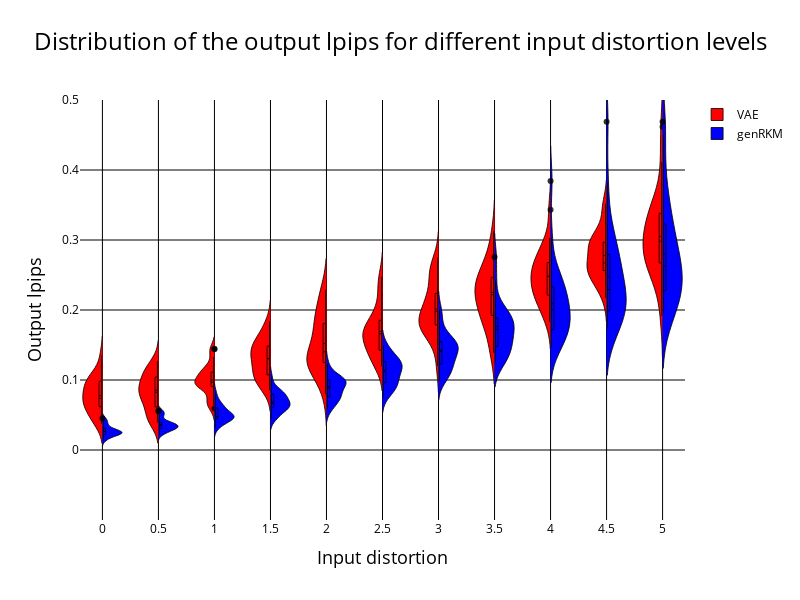

Write notebook code for a chart like this one.
### Code cell
traces = []

for i in range(len(reference_points)):

    # Create a trace for the holiday distribution
    trace1 = go.Violin(
        x=reference_matrix[i],
        y=Lists_close_lpips_VAE[i],
        name='VAE' if i == 0 else None,
        side='negative',
        box_visible=True,
        meanline_visible=True,
        #hovertemplate='Holiday<br>Noise Level: %{y.2f} dB(A)',
        #hoverlabel=dict(namelength=0),
        fillcolor='red',
        line=dict(color='rgba(0, 0, 0, 0.8)', width=1) ,
        showlegend=(i == 0) 
    )

    # Create a trace for the normal day distribution
    trace2 = go.Violin(
        x=reference_matrix[i], #to put the two graphs next to each other instead of separately
        y=Lists_close_lpips_genRKM[i],
        name='genRKM' if i == 0 else None,
        side='positive',
        box_visible=True,
        meanline_visible=True,
        #hovertemplate='Normal Day<br>Noise Level: %{y.2f} dB(A)',
        #hoverlabel=dict(namelength=0),
        fillcolor='blue',
        line=dict(color='rgba(0, 0, 0, 0.8)', width=1) ,
        showlegend=(i == 0)
    )

    traces.append(trace1)
    traces.append(trace2)

# Create the layout for the plot
layout_fig1 = go.Layout(
    title=dict(
        text='Distribution of the output lpips for different input distortion levels',
        x=0.5,
        xanchor='center',
        font=dict(color="black", size=24)
    ),
    title_font=dict(size=24, color="black"),  
    xaxis=dict(
        {'title': 'Input distortion'}, 
        #range = [-0.2, 3.2],
        range = [-0.2, 5.2],
        #ticktext = ["false",'Holiday - Normal day'],
        title_font=dict(color="black", size = 18),
        tickfont=dict(color='black'),
        showticklabels=True, 
        tickvals = reference_points, 
        ticktext = reference_points,
        gridcolor='black'),
    yaxis=dict(
        {'title': 'Output lpips'},
        title_font=dict(color="black", size = 18),
        tickfont=dict(color="black"),
        #showticklabels=False,
        range = [-0.1, 0.5],
        tickvals=[0, 0.1, 0.2, 0.3, 0.4, 0.5, 0.6],
        gridcolor='black',
        zeroline=True,  # Ensure the zeroline is shown
        zerolinecolor='black',  # Set the color of the zeroline to black
        zerolinewidth=1  # Set the width of the zeroline
        ),
    violingap=0,  # Set the gap between violins to 0 for overlapping
    plot_bgcolor='white',  
    paper_bgcolor='white',  
    legend = dict(font=dict(color='black'))
)

layout_fig1.update(width=800, height=600)

# Create the figure and add the traces
fig1 = go.Figure(data=traces, layout=layout_fig1)

# Show the plot
fig1.show()

### Figure 1 — Plotly figure (JSON) as saved in the notebook; plotly's stock layout.template omitted (floating-point values rounded to 4 significant figures)
{"data": [{"box": {"visible": true}, "fillcolor": "red", "line": {"color": "rgba(0, 0, 0, 0.8)", "width": 1}, "meanline": {"visible": true}, "name": "VAE", "showlegend": true, "side": "negative", "type": "violin", "x": [0, 0, 0, 0, 0, 0, 0, 0, 0, 0, 0, 0, 0, 0, 0, 0, 0, 0, 0, 0, 0, 0, 0, 0, 0], "y": [0.135, 0.06386, 0.0871, 0.04021, 0.07361, 0.09743, 0.0504, 0.1037, 0.0686, 0.08602, 0.1002, 0.06285, 0.07392, 0.08905, 0.03749, 0.08742, 0.05881, 0.08044, 0.06298, 0.05394, 0.104, 0.1023, 0.07239, 0.04056, 0.1134]}, {"box": {"visible": true}, "fillcolor": "blue", "line": {"color": "rgba(0, 0, 0, 0.8)", "width": 1}, "meanline": {"visible": true}, "name": "genRKM", "showlegend": true, "side": "positive", "type": "violin", "x": [0, 0, 0, 0, 0, 0, 0, 0, 0, 0, 0, 0, 0, 0, 0, 0, 0, 0, 0, 0, 0, 0, 0, 0, 0], "y": [0.03828, 0.02977, 0.03939, 0.01662, 0.02288, 0.02371, 0.0252, 0.03472, 0.02661, 0.02713, 0.04336, 0.03053, 0.02219, 0.02667, 0.01332, 0.02756, 0.02216, 0.02231, 0.0246, 0.01958, 0.04524, 0.03252, 0.02384, 0.01886, 0.02696]}, {"box": {"visible": true}, "fillcolor": "red", "line": {"color": "rgba(0, 0, 0, 0.8)", "width": 1}, "meanline": {"visible": true}, "showlegend": false, "side": "negative", "type": "violin", "x": [0.5, 0.5, 0.5, 0.5, 0.5, 0.5, 0.5, 0.5, 0.5, 0.5, 0.5, 0.5, 0.5, 0.5, 0.5, 0.5, 0.5, 0.5, 0.5, 0.5, 0.5, 0.5, 0.5, 0.5, 0.5], "y": [0.1115, 0.08824, 0.1158, 0.04663, 0.07503, 0.07948, 0.06158, 0.07215, 0.04874, 0.08539, 0.09082, 0.07251, 0.1002, 0.08246, 0.0391, 0.1272, 0.1054, 0.1185, 0.09149, 0.04036, 0.08551, 0.1139, 0.06138, 0.04436, 0.1037]}, {"box": {"visible": true}, "fillcolor": "blue", "line": {"color": "rgba(0, 0, 0, 0.8)", "width": 1}, "meanline": {"visible": true}, "showlegend": false, "side": "positive", "type": "violin", "x": [0.5, 0.5, 0.5, 0.5, 0.5, 0.5, 0.5, 0.5, 0.5, 0.5, 0.5, 0.5, 0.5, 0.5, 0.5, 0.5, 0.5, 0.5, 0.5, 0.5, 0.5, 0.5, 0.5, 0.5, 0.5], "y": [0.05044, 0.03749, 0.056, 0.02142, 0.02853, 0.0321, 0.03488, 0.04568, 0.04229, 0.03895, 0.05089, 0.03804, 0.03236, 0.03476, 0.02509, 0.03242, 0.03139, 0.03104, 0.03535, 0.0263, 0.05552, 0.03838, 0.0308, 0.02714, 0.03782]}, {"box": {"visible": true}, "fillcolor": "red", "line": {"color": "rgba(0, 0, 0, 0.8)", "width": 1}, "meanline": {"visible": true}, "showlegend": false, "side": "negative", "type": "violin", "x": [1, 1, 1, 1, 1, 1, 1, 1, 1, 1, 1, 1, 1, 1, 1, 1, 1, 1, 1, 1, 1, 1, 1, 1, 1], "y": [0.1439, 0.06394, 0.1326, 0.05913, 0.1109, 0.09493, 0.09073, 0.1199, 0.07177, 0.0911, 0.09903, 0.1125, 0.1047, 0.07739, 0.103, 0.1446, 0.09677, 0.09216, 0.096, 0.09294, 0.1096, 0.1194, 0.06815, 0.09078, 0.1091]}, {"box": {"visible": true}, "fillcolor": "blue", "line": {"color": "rgba(0, 0, 0, 0.8)", "width": 1}, "meanline": {"visible": true}, "showlegend": false, "side": "positive", "type": "violin", "x": [1, 1, 1, 1, 1, 1, 1, 1, 1, 1, 1, 1, 1, 1, 1, 1, 1, 1, 1, 1, 1, 1, 1, 1, 1], "y": [0.06351, 0.04795, 0.0819, 0.03177, 0.038, 0.04576, 0.0524, 0.06296, 0.05963, 0.05396, 0.06803, 0.05466, 0.0523, 0.04667, 0.04439, 0.04293, 0.0467, 0.04357, 0.04961, 0.0352, 0.0725, 0.04698, 0.04779, 0.04135, 0.06069]}, {"box": {"visible": true}, "fillcolor": "red", "line": {"color": "rgba(0, 0, 0, 0.8)", "width": 1}, "meanline": {"visible": true}, "showlegend": false, "side": "negative", "type": "violin", "x": [1.5, 1.5, 1.5, 1.5, 1.5, 1.5, 1.5, 1.5, 1.5, 1.5, 1.5, 1.5, 1.5, 1.5, 1.5, 1.5, 1.5, 1.5, 1.5, 1.5, 1.5, 1.5, 1.5, 1.5, 1.5], "y": [0.1438, 0.09066, 0.1837, 0.1146, 0.148, 0.109, 0.1464, 0.1264, 0.1536, 0.1678, 0.1038, 0.09455, 0.1082, 0.1497, 0.1042, 0.1459, 0.16, 0.08519, 0.172, 0.1003, 0.1367, 0.1306, 0.1213, 0.1279, 0.1338]}, {"box": {"visible": true}, "fillcolor": "blue", "line": {"color": "rgba(0, 0, 0, 0.8)", "width": 1}, "meanline": {"visible": true}, "showlegend": false, "side": "positive", "type": "violin", "x": [1.5, 1.5, 1.5, 1.5, 1.5, 1.5, 1.5, 1.5, 1.5, 1.5, 1.5, 1.5, 1.5, 1.5, 1.5, 1.5, 1.5, 1.5, 1.5, 1.5, 1.5, 1.5, 1.5, 1.5, 1.5], "y": [0.07944, 0.06068, 0.1034, 0.04448, 0.05003, 0.06132, 0.07274, 0.08274, 0.08027, 0.0724, 0.08433, 0.07655, 0.06982, 0.05945, 0.06648, 0.05263, 0.06595, 0.06165, 0.06261, 0.0466, 0.08841, 0.05943, 0.07137, 0.06241, 0.08255]}, {"box": {"visible": true}, "fillcolor": "red", "line": {"color": "rgba(0, 0, 0, 0.8)", "width": 1}, "meanline": {"visible": true}, "showlegend": false, "side": "negative", "type": "violin", "x": [2, 2, 2, 2, 2, 2, 2, 2, 2, 2, 2, 2, 2, 2, 2, 2, 2, 2, 2, 2, 2, 2, 2, 2, 2], "y": [0.1974, 0.1205, 0.1829, 0.1082, 0.1646, 0.1318, 0.1184, 0.1166, 0.1285, 0.2132, 0.1277, 0.1404, 0.1267, 0.1003, 0.2285, 0.1767, 0.1777, 0.07969, 0.1983, 0.1299, 0.151, 0.1438, 0.2285, 0.1304, 0.1798]}, {"box": {"visible": true}, "fillcolor": "blue", "line": {"color": "rgba(0, 0, 0, 0.8)", "width": 1}, "meanline": {"visible": true}, "showlegend": false, "side": "positive", "type": "violin", "x": [2, 2, 2, 2, 2, 2, 2, 2, 2, 2, 2, 2, 2, 2, 2, 2, 2, 2, 2, 2, 2, 2, 2, 2, 2], "y": [0.09697, 0.07832, 0.123, 0.05821, 0.06715, 0.07581, 0.09685, 0.09982, 0.09511, 0.09617, 0.1025, 0.1022, 0.0905, 0.07517, 0.08952, 0.06879, 0.09635, 0.08064, 0.07951, 0.06016, 0.1099, 0.07256, 0.1004, 0.08606, 0.1054]}, {"box": {"visible": true}, "fillcolor": "red", "line": {"color": "rgba(0, 0, 0, 0.8)", "width": 1}, "meanline": {"visible": true}, "showlegend": false, "side": "negative", "type": "violin", "x": [2.5, 2.5, 2.5, 2.5, 2.5, 2.5, 2.5, 2.5, 2.5, 2.5, 2.5, 2.5, 2.5, 2.5, 2.5, 2.5, 2.5, 2.5, 2.5, 2.5, 2.5, 2.5, 2.5, 2.5, 2.5], "y": [0.1752, 0.1387, 0.1859, 0.1269, 0.166, 0.1666, 0.1595, 0.1805, 0.1218, 0.1937, 0.1641, 0.1401, 0.2068, 0.1341, 0.1551, 0.1527, 0.1851, 0.1707, 0.2249, 0.1197, 0.1662, 0.1633, 0.2403, 0.1435, 0.2474]}, {"box": {"visible": true}, "fillcolor": "blue", "line": {"color": "rgba(0, 0, 0, 0.8)", "width": 1}, "meanline": {"visible": true}, "showlegend": false, "side": "positive", "type": "violin", "x": [2.5, 2.5, 2.5, 2.5, 2.5, 2.5, 2.5, 2.5, 2.5, 2.5, 2.5, 2.5, 2.5, 2.5, 2.5, 2.5, 2.5, 2.5, 2.5, 2.5, 2.5, 2.5, 2.5, 2.5, 2.5], "y": [0.1129, 0.09974, 0.1493, 0.08123, 0.08907, 0.09712, 0.1214, 0.12, 0.1138, 0.1342, 0.1228, 0.1318, 0.1154, 0.09293, 0.1208, 0.08818, 0.1245, 0.1025, 0.1022, 0.07578, 0.1311, 0.08808, 0.1457, 0.1116, 0.1327]}, {"box": {"visible": true}, "fillcolor": "red", "line": {"color": "rgba(0, 0, 0, 0.8)", "width": 1}, "meanline": {"visible": true}, "showlegend": false, "side": "negative", "type": "violin", "x": [3, 3, 3, 3, 3, 3, 3, 3, 3, 3, 3, 3, 3, 3, 3, 3, 3, 3, 3, 3, 3, 3, 3, 3, 3], "y": [0.1982, 0.176, 0.2531, 0.2522, 0.1531, 0.18, 0.2153, 0.2184, 0.1199, 0.2538, 0.1649, 0.1992, 0.21, 0.1824, 0.1792, 0.1609, 0.2203, 0.1795, 0.2343, 0.1827, 0.184, 0.177, 0.2619, 0.2013, 0.2749]}, {"box": {"visible": true}, "fillcolor": "blue", "line": {"color": "rgba(0, 0, 0, 0.8)", "width": 1}, "meanline": {"visible": true}, "showlegend": false, "side": "positive", "type": "violin", "x": [3, 3, 3, 3, 3, 3, 3, 3, 3, 3, 3, 3, 3, 3, 3, 3, 3, 3, 3, 3, 3, 3, 3, 3, 3], "y": [0.1319, 0.1239, 0.173, 0.104, 0.1239, 0.1257, 0.1471, 0.142, 0.1523, 0.1903, 0.1505, 0.1573, 0.1393, 0.113, 0.1477, 0.11, 0.1557, 0.1197, 0.1396, 0.09841, 0.155, 0.1075, 0.2001, 0.1421, 0.1591]}, {"box": {"visible": true}, "fillcolor": "red", "line": {"color": "rgba(0, 0, 0, 0.8)", "width": 1}, "meanline": {"visible": true}, "showlegend": false, "side": "negative", "type": "violin", "x": [3.5, 3.5, 3.5, 3.5, 3.5, 3.5, 3.5, 3.5, 3.5, 3.5, 3.5, 3.5, 3.5, 3.5, 3.5, 3.5, 3.5, 3.5, 3.5, 3.5, 3.5, 3.5, 3.5, 3.5, 3.5], "y": [0.2251, 0.1932, 0.2533, 0.1391, 0.1807, 0.1894, 0.2379, 0.2422, 0.2446, 0.2691, 0.168, 0.1945, 0.2141, 0.1427, 0.224, 0.2319, 0.2582, 0.187, 0.3122, 0.2084, 0.2341, 0.2128, 0.2281, 0.2886, 0.2687]}, {"box": {"visible": true}, "fillcolor": "blue", "line": {"color": "rgba(0, 0, 0, 0.8)", "width": 1}, "meanline": {"visible": true}, "showlegend": false, "side": "positive", "type": "violin", "x": [3.5, 3.5, 3.5, 3.5, 3.5, 3.5, 3.5, 3.5, 3.5, 3.5, 3.5, 3.5, 3.5, 3.5, 3.5, 3.5, 3.5, 3.5, 3.5, 3.5, 3.5, 3.5, 3.5, 3.5, 3.5], "y": [0.1523, 0.15, 0.2067, 0.1254, 0.1541, 0.1568, 0.1791, 0.1629, 0.198, 0.2419, 0.178, 0.1982, 0.1597, 0.1363, 0.1875, 0.1406, 0.1791, 0.1361, 0.1766, 0.1242, 0.1795, 0.1289, 0.2758, 0.1827, 0.1923]}, {"box": {"visible": true}, "fillcolor": "red", "line": {"color": "rgba(0, 0, 0, 0.8)", "width": 1}, "meanline": {"visible": true}, "showlegend": false, "side": "negative", "type": "violin", "x": [4, 4, 4, 4, 4, 4, 4, 4, 4, 4, 4, 4, 4, 4, 4, 4, 4, 4, 4, 4, 4, 4, 4, 4, 4], "y": [0.2577, 0.2153, 0.343, 0.2336, 0.2008, 0.2114, 0.3028, 0.2887, 0.2351, 0.2839, 0.2571, 0.2172, 0.2485, 0.1827, 0.1936, 0.2519, 0.2664, 0.2226, 0.2722, 0.2362, 0.2641, 0.2569, 0.2385, 0.226, 0.2853]}, {"box": {"visible": true}, "fillcolor": "blue", "line": {"color": "rgba(0, 0, 0, 0.8)", "width": 1}, "meanline": {"visible": true}, "showlegend": false, "side": "positive", "type": "violin", "x": [4, 4, 4, 4, 4, 4, 4, 4, 4, 4, 4, 4, 4, 4, 4, 4, 4, 4, 4, 4, 4, 4, 4, 4, 4], "y": [0.1799, 0.1727, 0.2382, 0.1467, 0.1864, 0.1883, 0.2164, 0.1851, 0.2513, 0.3031, 0.2053, 0.2506, 0.1918, 0.1663, 0.2315, 0.1697, 0.2058, 0.1514, 0.2192, 0.1611, 0.2006, 0.1528, 0.3841, 0.2432, 0.2239]}, {"box": {"visible": true}, "fillcolor": "red", "line": {"color": "rgba(0, 0, 0, 0.8)", "width": 1}, "meanline": {"visible": true}, "showlegend": false, "side": "negative", "type": "violin", "x": [4.5, 4.5, 4.5, 4.5, 4.5, 4.5, 4.5, 4.5, 4.5, 4.5, 4.5, 4.5, 4.5, 4.5, 4.5, 4.5, 4.5, 4.5, 4.5, 4.5, 4.5, 4.5, 4.5, 4.5, 4.5], "y": [0.2959, 0.2169, 0.3199, 0.2645, 0.2363, 0.2481, 0.3521, 0.2617, 0.3034, 0.294, 0.3102, 0.2837, 0.2592, 0.234, 0.2994, 0.2672, 0.2891, 0.2642, 0.2641, 0.2585, 0.2923, 0.239, 0.2506, 0.292, 0.3441]}, {"box": {"visible": true}, "fillcolor": "blue", "line": {"color": "rgba(0, 0, 0, 0.8)", "width": 1}, "meanline": {"visible": true}, "showlegend": false, "side": "positive", "type": "violin", "x": [4.5, 4.5, 4.5, 4.5, 4.5, 4.5, 4.5, 4.5, 4.5, 4.5, 4.5, 4.5, 4.5, 4.5, 4.5, 4.5, 4.5, 4.5, 4.5, 4.5, 4.5, 4.5, 4.5, 4.5, 4.5], "y": [0.211, 0.1917, 0.286, 0.1735, 0.2116, 0.2292, 0.2804, 0.2092, 0.2791, 0.3818, 0.2441, 0.3245, 0.22, 0.1967, 0.2792, 0.1996, 0.2365, 0.174, 0.253, 0.1929, 0.2166, 0.1739, 0.469, 0.3035, 0.255]}, {"box": {"visible": true}, "fillcolor": "red", "line": {"color": "rgba(0, 0, 0, 0.8)", "width": 1}, "meanline": {"visible": true}, "showlegend": false, "side": "negative", "type": "violin", "x": [5, 5, 5, 5, 5, 5, 5, 5, 5, 5, 5, 5, 5, 5, 5, 5, 5, 5, 5, 5, 5, 5, 5, 5, 5], "y": [0.2927, 0.2293, 0.4617, 0.3479, 0.2692, 0.2583, 0.411, 0.2903, 0.3064, 0.304, 0.2983, 0.2792, 0.3301, 0.1917, 0.3458, 0.2559, 0.2981, 0.2612, 0.3187, 0.3056, 0.3508, 0.2706, 0.2607, 0.3358, 0.3478]}, {"box": {"visible": true}, "fillcolor": "blue", "line": {"color": "rgba(0, 0, 0, 0.8)", "width": 1}, "meanline": {"visible": true}, "showlegend": false, "side": "positive", "type": "violin", "x": [5, 5, 5, 5, 5, 5, 5, 5, 5, 5, 5, 5, 5, 5, 5, 5, 5, 5, 5, 5, 5, 5, 5, 5, 5], "y": [0.2402, 0.2155, 0.3252, 0.2014, 0.244, 0.2687, 0.3304, 0.2302, 0.2998, 0.4502, 0.2811, 0.3806, 0.2531, 0.2207, 0.322, 0.2282, 0.2627, 0.198, 0.2774, 0.2253, 0.2414, 0.1954, 0.469, 0.3567, 0.2824]}], "layout": {"height": 600, "legend": {"font": {"color": "black"}}, "paper_bgcolor": "white", "plot_bgcolor": "white", "title": {"font": {"color": "black", "size": 24}, "text": "Distribution of the output lpips for different input distortion levels", "x": 0.5, "xanchor": "center"}, "violingap": 0, "width": 800, "xaxis": {"gridcolor": "black", "range": [-0.2, 5.2], "showticklabels": true, "tickfont": {"color": "black"}, "ticktext": [0, 0.5, 1, 1.5, 2, 2.5, 3, 3.5, 4, 4.5, 5], "tickvals": [0, 0.5, 1, 1.5, 2, 2.5, 3, 3.5, 4, 4.5, 5], "title": {"font": {"color": "black", "size": 18}, "text": "Input distortion"}}, "yaxis": {"gridcolor": "black", "range": [-0.1, 0.5], "tickfont": {"color": "black"}, "tickvals": [0, 0.1, 0.2, 0.3, 0.4, 0.5, 0.6], "title": {"font": {"color": "black", "size": 18}, "text": "Output lpips"}, "zeroline": true, "zerolinecolor": "black", "zerolinewidth": 1}}}
